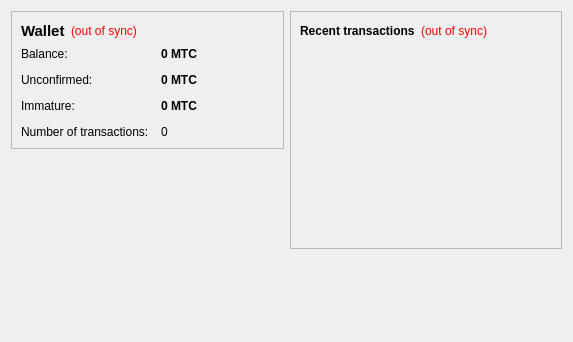
<?xml version="1.0" encoding="UTF-8"?>
<ui version="4.0">
 <class>OverviewPage</class>
 <widget class="QWidget" name="OverviewPage">
  <property name="geometry">
   <rect>
    <x>0</x>
    <y>0</y>
    <width>573</width>
    <height>342</height>
   </rect>
  </property>
  <property name="windowTitle">
   <string>Form</string>
  </property>
  <layout class="QHBoxLayout" name="horizontalLayout" stretch="1,1">
   <item>
    <layout class="QVBoxLayout" name="verticalLayout_2">
     <item>
      <widget class="QFrame" name="frame">
       <property name="frameShape">
        <enum>QFrame::StyledPanel</enum>
       </property>
       <property name="frameShadow">
        <enum>QFrame::Raised</enum>
       </property>
       <layout class="QVBoxLayout" name="verticalLayout_4">
        <item>
         <layout class="QHBoxLayout" name="horizontalLayout_4">
          <item>
           <widget class="QLabel" name="label_5">
            <property name="font">
             <font>
              <pointsize>11</pointsize>
              <weight>75</weight>
              <bold>true</bold>
             </font>
            </property>
            <property name="text">
             <string>Wallet</string>
            </property>
           </widget>
          </item>
          <item>
           <widget class="QLabel" name="labelWalletStatus">
            <property name="toolTip">
             <string>The displayed information may be out of date. Your wallet automatically synchronizes with the mustachecoin network after a connection is established, but this process has not completed yet.</string>
            </property>
            <property name="styleSheet">
             <string notr="true">QLabel { color: red; }</string>
            </property>
            <property name="text">
             <string notr="true">(out of sync)</string>
            </property>
            <property name="alignment">
             <set>Qt::AlignLeading|Qt::AlignLeft|Qt::AlignVCenter</set>
            </property>
           </widget>
          </item>
          <item>
           <spacer name="horizontalSpacer_2">
            <property name="orientation">
             <enum>Qt::Horizontal</enum>
            </property>
            <property name="sizeHint" stdset="0">
             <size>
              <width>40</width>
              <height>20</height>
             </size>
            </property>
           </spacer>
          </item>
         </layout>
        </item>
        <item>
         <layout class="QFormLayout" name="formLayout_2">
          <property name="fieldGrowthPolicy">
           <enum>QFormLayout::AllNonFixedFieldsGrow</enum>
          </property>
          <property name="horizontalSpacing">
           <number>12</number>
          </property>
          <property name="verticalSpacing">
           <number>12</number>
          </property>
          <item row="0" column="0">
           <widget class="QLabel" name="label">
            <property name="text">
             <string>Balance:</string>
            </property>
           </widget>
          </item>
          <item row="0" column="1">
           <widget class="QLabel" name="labelBalance">
            <property name="font">
             <font>
              <weight>75</weight>
              <bold>true</bold>
             </font>
            </property>
            <property name="cursor">
             <cursorShape>IBeamCursor</cursorShape>
            </property>
            <property name="toolTip">
             <string>Your current balance</string>
            </property>
            <property name="text">
             <string notr="true">0 MTC</string>
            </property>
            <property name="textInteractionFlags">
             <set>Qt::LinksAccessibleByMouse|Qt::TextSelectableByKeyboard|Qt::TextSelectableByMouse</set>
            </property>
           </widget>
          </item>
          <item row="1" column="0">
           <widget class="QLabel" name="label_3">
            <property name="text">
             <string>Unconfirmed:</string>
            </property>
           </widget>
          </item>
          <item row="1" column="1">
           <widget class="QLabel" name="labelUnconfirmed">
            <property name="font">
             <font>
              <weight>75</weight>
              <bold>true</bold>
             </font>
            </property>
            <property name="cursor">
             <cursorShape>IBeamCursor</cursorShape>
            </property>
            <property name="toolTip">
             <string>Total of transactions that have yet to be confirmed, and do not yet count toward the current balance</string>
            </property>
            <property name="text">
             <string notr="true">0 MTC</string>
            </property>
            <property name="textInteractionFlags">
             <set>Qt::LinksAccessibleByMouse|Qt::TextSelectableByKeyboard|Qt::TextSelectableByMouse</set>
            </property>
           </widget>
          </item>
          <item row="3" column="0">
           <widget class="QLabel" name="label_2">
            <property name="text">
             <string>Number of transactions:</string>
            </property>
           </widget>
          </item>
          <item row="3" column="1">
           <widget class="QLabel" name="labelNumTransactions">
            <property name="toolTip">
             <string>Total number of transactions in wallet</string>
            </property>
            <property name="text">
             <string notr="true">0</string>
            </property>
           </widget>
          </item>
          <item row="2" column="0">
           <widget class="QLabel" name="labelImmatureText">
            <property name="text">
             <string>Immature:</string>
            </property>
           </widget>
          </item>
          <item row="2" column="1">
           <widget class="QLabel" name="labelImmature">
            <property name="font">
             <font>
              <weight>75</weight>
              <bold>true</bold>
             </font>
            </property>
            <property name="toolTip">
             <string>Mined balance that has not yet matured</string>
            </property>
            <property name="text">
             <string notr="true">0 MTC</string>
            </property>
            <property name="textInteractionFlags">
             <set>Qt::LinksAccessibleByMouse|Qt::TextSelectableByKeyboard|Qt::TextSelectableByMouse</set>
            </property>
           </widget>
          </item>
         </layout>
        </item>
       </layout>
      </widget>
     </item>
     <item>
      <spacer name="verticalSpacer">
       <property name="orientation">
        <enum>Qt::Vertical</enum>
       </property>
       <property name="sizeHint" stdset="0">
        <size>
         <width>20</width>
         <height>40</height>
        </size>
       </property>
      </spacer>
     </item>
    </layout>
   </item>
   <item>
    <layout class="QVBoxLayout" name="verticalLayout_3">
     <item>
      <widget class="QFrame" name="frame_2">
       <property name="frameShape">
        <enum>QFrame::StyledPanel</enum>
       </property>
       <property name="frameShadow">
        <enum>QFrame::Raised</enum>
       </property>
       <layout class="QVBoxLayout" name="verticalLayout">
        <item>
         <layout class="QHBoxLayout" name="horizontalLayout_2">
          <item>
           <widget class="QLabel" name="label_4">
            <property name="text">
             <string>&lt;b&gt;Recent transactions&lt;/b&gt;</string>
            </property>
           </widget>
          </item>
          <item>
           <widget class="QLabel" name="labelTransactionsStatus">
            <property name="toolTip">
             <string>The displayed information may be out of date. Your wallet automatically synchronizes with the mustachecoin network after a connection is established, but this process has not completed yet.</string>
            </property>
            <property name="styleSheet">
             <string notr="true">QLabel { color: red; }</string>
            </property>
            <property name="text">
             <string notr="true">(out of sync)</string>
            </property>
            <property name="alignment">
             <set>Qt::AlignRight|Qt::AlignTrailing|Qt::AlignVCenter</set>
            </property>
           </widget>
          </item>
          <item>
           <spacer name="horizontalSpacer">
            <property name="orientation">
             <enum>Qt::Horizontal</enum>
            </property>
            <property name="sizeHint" stdset="0">
             <size>
              <width>40</width>
              <height>20</height>
             </size>
            </property>
           </spacer>
          </item>
         </layout>
        </item>
        <item>
         <widget class="QListView" name="listTransactions">
          <property name="styleSheet">
           <string notr="true">QListView { background: transparent; }</string>
          </property>
          <property name="frameShape">
           <enum>QFrame::NoFrame</enum>
          </property>
          <property name="verticalScrollBarPolicy">
           <enum>Qt::ScrollBarAlwaysOff</enum>
          </property>
          <property name="horizontalScrollBarPolicy">
           <enum>Qt::ScrollBarAlwaysOff</enum>
          </property>
          <property name="selectionMode">
           <enum>QAbstractItemView::NoSelection</enum>
          </property>
         </widget>
        </item>
       </layout>
      </widget>
     </item>
     <item>
      <spacer name="verticalSpacer_2">
       <property name="orientation">
        <enum>Qt::Vertical</enum>
       </property>
       <property name="sizeHint" stdset="0">
        <size>
         <width>20</width>
         <height>40</height>
        </size>
       </property>
      </spacer>
     </item>
    </layout>
   </item>
  </layout>
 </widget>
 <resources/>
 <connections/>
</ui>
